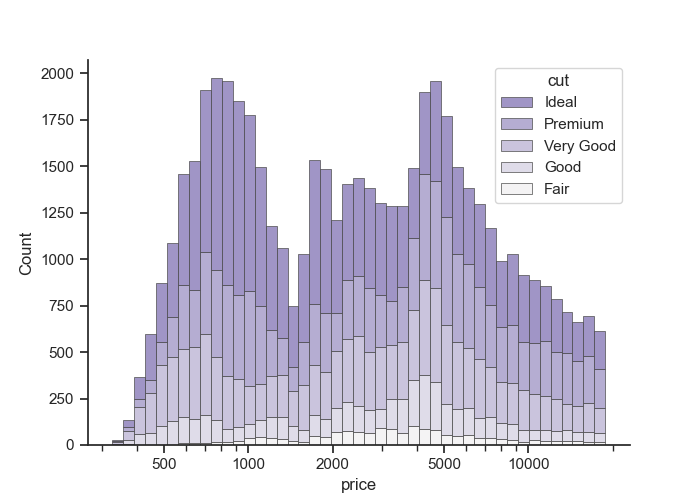

The Python source for this figure:
import seaborn as sns
import matplotlib as mpl
import matplotlib.pyplot as plt

# https://seaborn.pydata.org/examples/histogram_stacked.html
filename='stacked_histogram'

sns.set_theme(style="ticks")

diamonds = sns.load_dataset("diamonds")

f, ax = plt.subplots(figsize=(7, 5))
sns.despine(f)

sns.histplot(
    diamonds,
    x="price", hue="cut",
    multiple="stack",
    palette="light:m_r",
    edgecolor=".3",
    linewidth=.5,
    log_scale=True,
)
ax.xaxis.set_major_formatter(mpl.ticker.ScalarFormatter())
ax.set_xticks([500, 1000, 2000, 5000, 10000])

swarm_plot = sns.swarmplot()
fig = swarm_plot.get_figure()
fig.savefig(f"{filename}.png") 